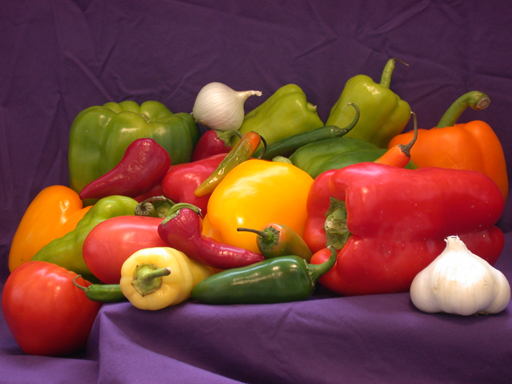
%> input picture sample_images/peppers.png, 512 x 384 px
$ octave --eval "result = morphBoundary(imread('../sample_images/peppers.png'));"   (GNU Octave 9; MATLAB toolbox functions it lacks are replaced by stand-ins)
%> lines starting %> are read from the running program, lines starting %| are printed output that depends on the picture
### morphology/erodeImage.m
function J = erodeImage(I, SE)
%ERODEIMAGE Morphological erosion of a binary or grayscale image.
%   J = erodeImage(I, SE) - like imerode(I, SE).
%
%   Erosion takes the MINIMUM of the pixels covered by the structuring
%   element B placed at each pixel:
%
%       (A ⊖ B)(x, y) = min { A(x + s, y + t) : (s, t) in B }
%
%   Binary image: a pixel stays 1 only if B fits completely inside the
%   object, so objects shrink, thin bridges break and specks smaller than B
%   disappear. Grayscale: bright details smaller than B are removed and the
%   image becomes darker.
%
%   Pixels outside the image are treated as +Inf, so the border never
%   causes erosion (the same convention as imerode).

SE = validateSE(SE);
isBinary = islogical(I);
if hasIPT()
    J = imerode(I, SE);
    return
end

X = double(I);
[h, w, nc] = size(X);
[kh, kw] = size(SE);
pr = (kh - 1) / 2;
pc = (kw - 1) / 2;
[dr, dc] = find(SE);                     % offsets of the 1s in the element
J = zeros(h, w, nc);
for c = 1:nc
    P = inf(h + 2*pr, w + 2*pc);
    P(pr+1:pr+h, pc+1:pc+w) = X(:,:,c);
    E = inf(h, w);
    for n = 1:numel(dr)                  % vectorised over all pixels:
        E = min(E, P(dr(n):dr(n)+h-1, dc(n):dc(n)+w-1));   % one shift per SE element
    end
    J(:,:,c) = E;
end
if isBinary, J = J > 0; end
end

### core/hasIPT.m
function tf = hasIPT()
%HASIPT True when the Image Processing Toolbox is installed and licensed.
%   ImageLab calls toolbox functions (imfilter, medfilt2, histeq, edge, ...)
%   when they are available and falls back to its own base-MATLAB
%   implementations otherwise, so every lab works on a plain MATLAB install.
%
%   Set the environment variable ILAB_FORCE_MANUAL=1 to simulate a missing
%   toolbox (useful for testing the fallback code paths).

persistent installed
if isempty(installed)
    installed = exist('imfilter', 'file') == 2 && ...
                exist('medfilt2', 'file') == 2 && ...
                license('test', 'image_toolbox');
end
tf = installed && ~strcmp(getenv('ILAB_FORCE_MANUAL'), '1');
end

### morphology/validateSE.m
function SE = validateSE(SE)
%VALIDATESE Check a structuring element and return it as a logical matrix.
%   SE = validateSE(SE) accepts any numeric or logical matrix with odd
%   dimensions (1..31). Non-zero entries belong to the element; the origin
%   is the centre element.

if ~(isnumeric(SE) || islogical(SE)) || isempty(SE) || ~ismatrix(SE)
    error('ImageLab:invalidSE', 'The structuring element must be a non-empty 2-D matrix of 0s and 1s.');
end
[h, w] = size(SE);
if mod(h, 2) == 0 || mod(w, 2) == 0 || h > 31 || w > 31
    error('ImageLab:invalidSE', ...
        'The structuring element needs odd dimensions up to 31x31 so it has a centre (got %dx%d).', h, w);
end
SE = SE ~= 0;
if ~any(SE(:))
    error('ImageLab:invalidSE', 'The structuring element must contain at least one 1.');
end
end

### morphology/morphBoundary.m
function B = morphBoundary(BW, SE)
%MORPHBOUNDARY Boundary of a binary object:  β(A) = A − (A ⊖ B).
%   B = morphBoundary(BW, SE) keeps the object pixels that disappear when
%   the object is eroded by SE. A 3x3 square gives a boundary 1 pixel thick
%   (8-connected outline, like bwperim(BW, 4)); a larger SE gives a
%   thicker boundary.

if nargin < 2 || isempty(SE), SE = true(3); end
BW = logical(BW);
B = BW & ~erodeImage(BW, SE);
end
%> in morphBoundary, `BW = logical(BW);`:
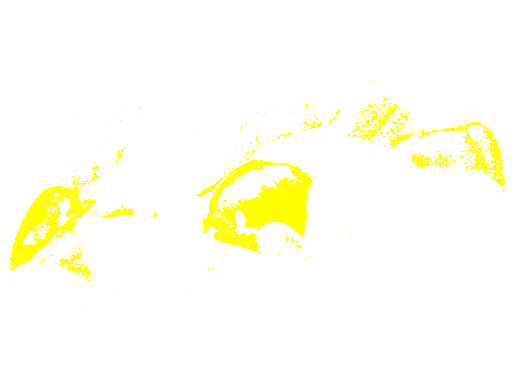
%> BW: size 384x512x3 logical; mean R, G, B 1, 1, 0.945
%> after the loop in erodeImage, `for c = 1:nc`:
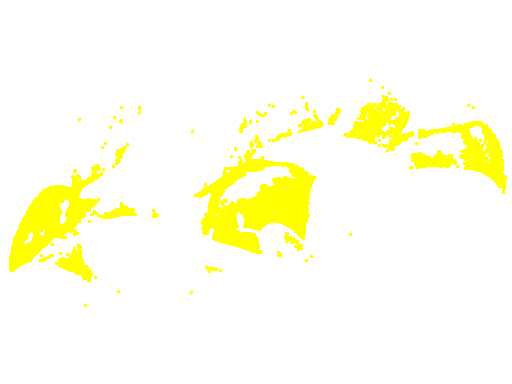
%> J: size 384x512x3 double; mean R, G, B 1, 1, 0.912
%> after the loop in erodeImage, `for c = 1:nc`:
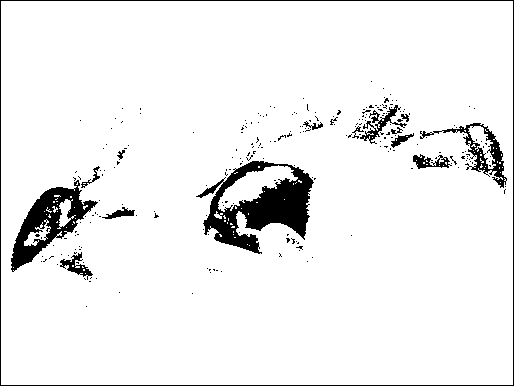
%> P: size 386x514 double; 0.91% of the values are NaN or infinite; the others: min 0, max 1, mean 0.945; drawn with min black, max white, NaN and infinite black
%> in morphBoundary, `B = BW & ~erodeImage(BW, SE);`:
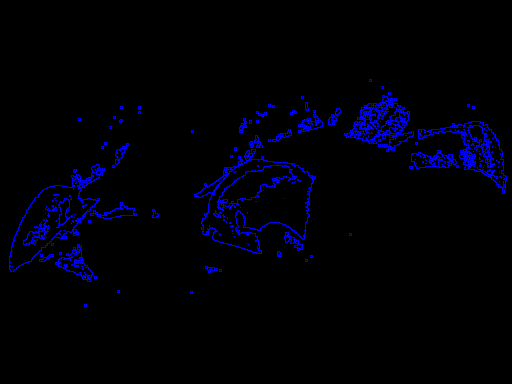
%> B: size 384x512x3 logical; mean R, G, B 0, 0, 0.0333
